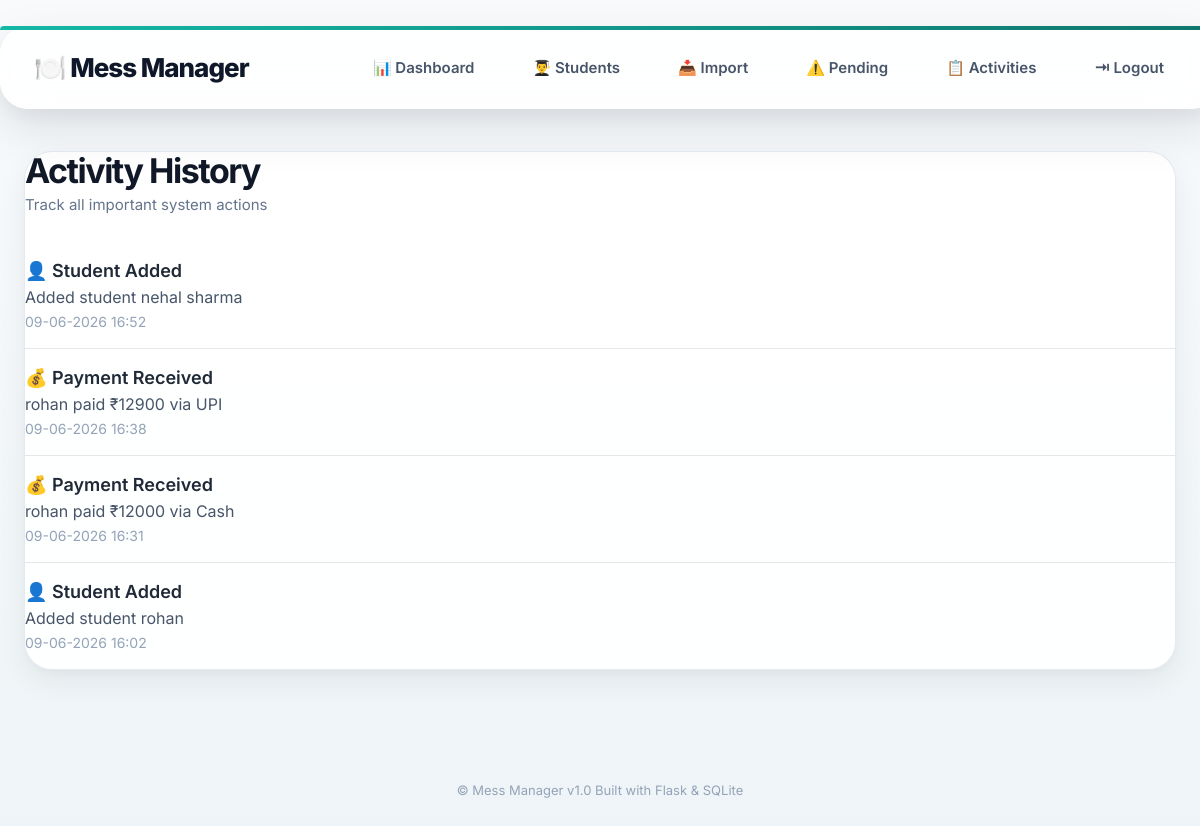
/activities (signed in), run on the app's committed database.
### tables this page shows
CREATE TABLE activities (

        id INTEGER PRIMARY KEY AUTOINCREMENT,

        admin_id INTEGER NOT NULL,

        activity_type TEXT NOT NULL,

        description TEXT NOT NULL,

        created_at TEXT NOT NULL

    );

### app.py (the view)
@app.route('/activities')
@login_required
def activities():
    conn = connect_db()
    admin_id = session['admin_id']
    activities = conn.execute(
        """

        SELECT

            activity_type,

            description,

            created_at

        FROM activities

        WHERE admin_id = ?

        ORDER BY id DESC

        """,
        (admin_id,)
    ).fetchall()
    conn.close()
    return render_template(
        "activities.html",
        activities=activities
    )

### app.py (called while the page is built)
def connect_db():
    conn = sqlite3.connect('database.db')
    conn.execute("PRAGMA foreign_keys = ON")
    conn.row_factory = sqlite3.Row
    return conn

def login_required(func):
    @wraps(func)
    def wrapper(*args, **kwargs):
        if not session.get('admin_logged_in'):
            return redirect('/login')
        return func(*args, **kwargs)
    return wrapper

### templates/activities.html (shortened to what this page needs)
{% extends "base.html" %}
{% block content %}
<div class="container">
    <div class="ui-card">
        <h1 class="page-title">
            Activity History
        </h1>
        <p class="form-subtitle">
            Track all important system actions
        </p>
        {% if activities %}
            {% for activity in activities %}
                <div class="activity-item">
                    <div class="activity-header">
                        {% if activity['activity_type'] == 'Payment' %}
                            💰 Payment Received
                        {% elif activity['activity_type'] == 'Student' %}
                            👤 Student Added
                        {% elif activity['activity_type'] == 'Import' %}
                            📥 CSV Import
                        {% else %}
                            📌 Activity
                        {% endif %}
                    </div>
                    <div class="activity-description">
                        {{ activity['description'] }}
                    </div>
                    <div class="activity-date">
                        {{ activity['created_at'] }}
                    </div>
                </div>
            {% endfor %}
        {% else %}
            <p>
                No activities found
            </p>
        {% endif %}
    </div>
</div>
{% endblock %}

### static/style.css (style rules this page uses)
html { scroll-behavior: smooth; }
* { transition: background 0.2s ease, color 0.2s ease, border-color 0.2s ease, box-shadow 0.2s ease, transform 0.2s ease; }
body { margin: 0; min-height: 100vh; background: linear-gradient(180deg, #f8fafc 0%, #eef4f7 100%); font-family: "Inter", sans-serif; color: #1f2937; -webkit-font-smoothing: antialiased; -moz-osx-font-smoothing: grayscale; }
.container { width: 100%; max-width: 1380px; margin: 0 auto; display: flex; flex-direction: column; gap: 32px; }
.page-title { margin: 0; font-size: 42px; font-weight: 700; color: #0f172a; letter-spacing: -1.5px; line-height: 1.1; }
.activity-item { padding: 18px 0; border-bottom: 1px solid #e5e7eb; }
.activity-item:last-child { border-bottom: none; }
.activity-header { font-size: 18px; font-weight: 600; margin-bottom: 6px; }
.activity-description { color: #475569; margin-bottom: 6px; }
.activity-date { font-size: 14px; color: #94a3b8; }
.ui-card { background: rgba(255, 255, 255, 0.92); border-radius: 28px; border: 1px solid rgba(226, 232, 240, 0.9); box-shadow: 0 4px 10px rgba(15, 23, 42, 0.03), 0 12px 30px rgba(15, 23, 42, 0.06); backdrop-filter: blur(10px); -webkit-backdrop-filter: blur(10px); transition: transform 0.25s ease, box-shadow 0.25s ease; height: 100%; padding: 0; }
.form-subtitle { color: #64748b; font-size: 15px; margin-top: 6px; margin-bottom: 28px; }
.page-title { margin: 0; font-size: 34px; color: #111827; }

### data on the page
activities: activity_type "👤 Student Added", description "Added student nehal sharma", created_at "09-06-2026 16:52"
activities: activity_type "💰 Payment Received", description "rohan paid ₹12900 via UPI", created_at "09-06-2026 16:38"
activities: activity_type "💰 Payment Received", description "rohan paid ₹12000 via Cash", created_at "09-06-2026 16:31"
activities: activity_type "👤 Student Added", description "Added student rohan", created_at "09-06-2026 16:02"
